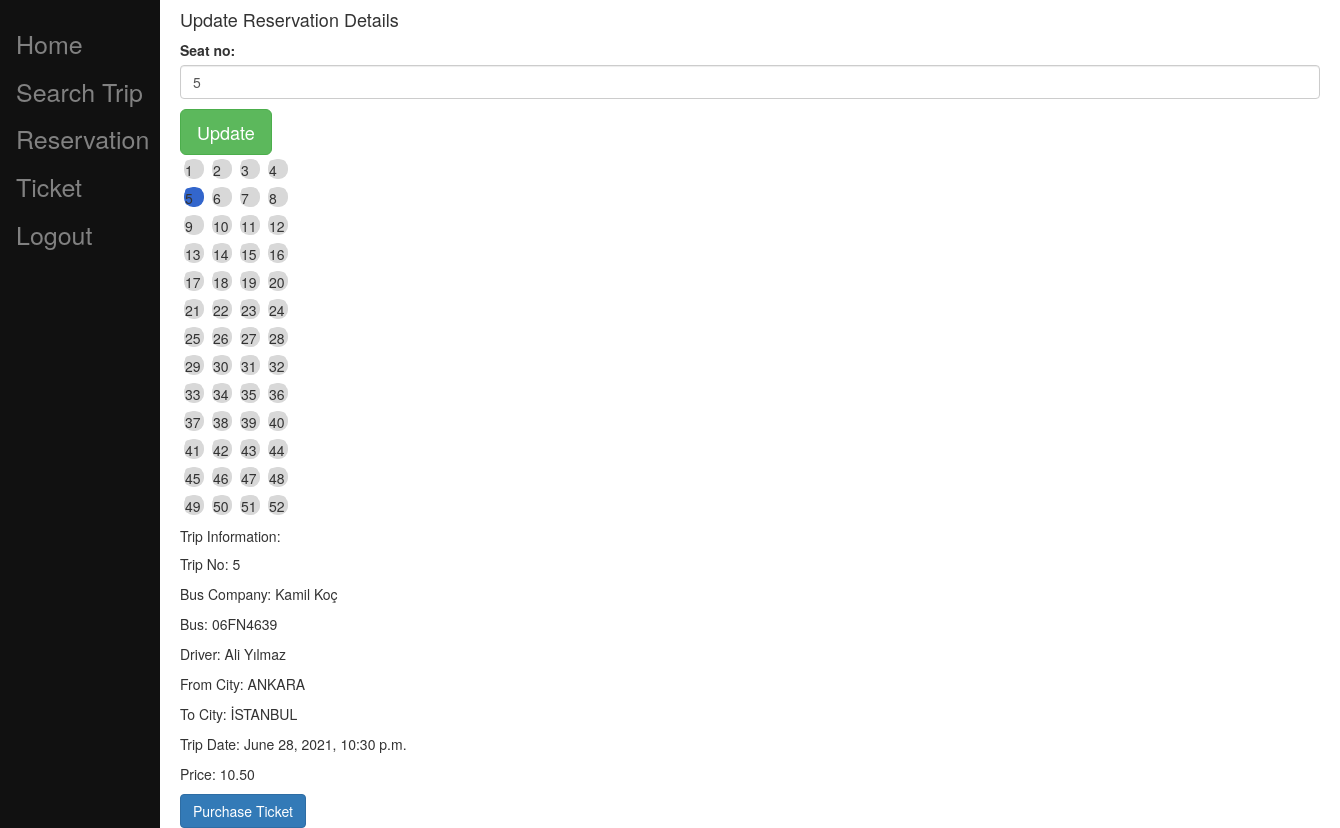
/reservationedit/27 (signed in), run on the app's committed database.
### busticket/models.py (models this page shows, shortened)
class Reservation(models.Model):
    trip = models.ForeignKey(Trip, on_delete=models.PROTECT,blank=True,null=True)
    seat_no = models.IntegerField(default=1,validators=[MinValueValidator(1), MaxValueValidator(52)])
    reservation_date = models.DateTimeField(blank=True)
    passenger = models.ForeignKey(Passenger, on_delete=models.CASCADE, editable=True,blank=True,null=True)
    transaction = models.ForeignKey(Transaction, on_delete=models.CASCADE, editable=True,blank=True,null=True)
    is_ticket = models.BooleanField(default=False)
    class Meta:
        constraints = [
            models.UniqueConstraint(fields=['trip', 'seat_no'], name='unique seat')
        ]

class Trip(models.Model):
    bus = models.ForeignKey(Bus, on_delete=models.PROTECT)
    driver = models.ForeignKey(Driver, on_delete=models.PROTECT,blank=True,null=True)
    from_city = models.ForeignKey(City, related_name='f_city', on_delete=models.CASCADE,blank=True,null=True)
    to_city = models.ForeignKey(City, related_name='t_city', on_delete=models.CASCADE,blank=True,null=True)
    trip_date = models.DateTimeField(blank=True)
    price = models.DecimalField(max_digits=6, decimal_places=2, default=0.0)
    bus_company = models.ForeignKey(BusCompany, on_delete=models.CASCADE, editable=True,blank=True,null=True)
    class Meta:
        constraints = [
            models.UniqueConstraint(fields=['bus', 'from_city','to_city'], name='unique trip')
        ]

class BusCompany(models.Model):
    user = models.OneToOneField(User, on_delete=models.CASCADE)
    name = models.CharField(max_length=30,unique=True,default='Default Bus Company')
    tel_no = models.CharField(max_length=30,default='', blank=True,null=True)
    address = models.CharField(max_length=300,default='', blank=True,null=True)
    email = models.EmailField(max_length=254,default='', blank=True,null=True)
    url = models.URLField(max_length=200,default='', blank=True,null=True)
    def __str__(self):
        return self.name

class Bus(models.Model):
    plate_text = models.CharField(max_length=30,unique=True)
    brand_name = models.CharField(max_length=30,default='Mercedes Benz')
    status = models.BooleanField(default=True)
    seat_count = models.IntegerField(default=52)
    bus_company = models.ForeignKey(BusCompany, on_delete=models.CASCADE, blank=True,null=True)
    def __str__(self):
        return self.plate_text

class Driver(models.Model):
    name = models.CharField(max_length=30,default='Unknown Driver',unique=True)
    date_of_birth = models.DateField()
    years_of_experience = models.IntegerField()
    bus_company = models.ForeignKey(BusCompany, on_delete=models.CASCADE, editable=False,blank=True,null=True)
    def __str__(self):
        return self.name

class City(models.Model):
    name = models.CharField(max_length=30,unique=True)
    def __str__(self):
        return self.name

### busticket/views.py (the view)
# urls.py: path('reservationedit/<int:id>',views.update_reservation_details),
def update_reservation_details(request, id):
    reservation = Reservation.objects.get(id=id)
    user = User.objects.get(username=request.user.username)
    form = ReservationForm(reservation.trip,user.passenger,False,instance = reservation)
    reservation_list = Reservation.objects.filter(trip = reservation.trip)
    ticket_list = Reservation.objects.filter(trip = reservation.trip,is_ticket=True)
    reservation_ids = []
    ticket_ids = []
    for item in reservation_list:
        reservation_ids.append(item.seat_no)
    for ticket in ticket_list:
        ticket_ids.append(ticket.seat_no)
    return render(request,'busticket/reservationcrud/reservationedit.html', {"form":form,"reservation":reservation, "numbers": range(1,reservation.trip.bus.seat_count + 1), "reservation_ids": reservation_ids, "ticket_ids": ticket_ids})

### busticket/forms.py (shortened to what this page needs)
class ReservationForm(forms.ModelForm):
    class Meta:
        model = Reservation
        fields = ['trip', 'seat_no','reservation_date','passenger']
        widgets = {
            'trip': forms.HiddenInput(attrs={ 'class': 'form-control' }),
            'seat_no': forms.NumberInput(attrs={'class': 'form-control'}),
            'reservation_date': forms.HiddenInput(attrs={ 'class': 'form-control' }),
            'passenger': forms.HiddenInput(attrs={ 'class': 'form-control' }),
        }
    def __init__(self,trip,passenger,is_insert=False, *args, **kwargs):
        super(ReservationForm, self).__init__(*args, **kwargs)
        self.is_insert = is_insert
        self.fields["trip"].initial = trip
        self.fields["passenger"].initial = passenger

### busticket/templatetags/user_tags.py (called while the page is built)
@register.filter(name='has_group')
def has_group(user, group_name):
    group = Group.objects.filter(name=group_name)
    if group:
        group = group.first()
        return group in user.groups.all()
    else:
        return False

### templates/busticket/reservationcrud/reservationedit.html (shortened to what this page needs)
{% extends 'busticket/base.html' %}
{% block content %}
<div class="col-md-12">
    <h4>Update Reservation Details</h4>
 <form method="POST" class="post-form" action="/reservationupdate/{{reservation.id}}">
   {{ form.as_p }}
   <button type="submit" class="btn btn-success btn-lg">Update</button>
 </form>
{% for item in numbers %}
  {% if item in reservation_ids %}
    {% if item in ticket_ids %}
    <div class="outer-seat finalized-outerColor" id="div-inline"><div class="inner-seat finalized-innerColor">{{ item }}</div></div>
    {% else %}
    <div class="outer-seat selected-outerColor" id="div-inline"><div class="inner-seat selected-innerColor">{{ item }}</div></div>
    {% endif %}
  {% else %}
  <div class="outer-seat" id="div-inline"><div class="inner-seat">{{ item }}</div></div>
  {% endif %}
  {% if item|divisibleby:4 %}
    <br class="clearBoth" />
  {% endif %}
{% endfor %}
 <h5>Trip Information:</h5>
 <p>Trip No: {{ form.instance.trip.id }}</p>
 <p>Bus Company: {{ form.instance.trip.bus_company }}</p>
 <p>Bus: {{ form.instance.trip.bus }}</p>
 <p>Driver: {{ form.instance.trip.driver }}</p>
 <p>From City: {{ form.instance.trip.from_city }}</p>
 <p>To City: {{ form.instance.trip.to_city }}</p>
 <p>Trip Date: {{ form.instance.trip.trip_date }}</p>
 <p>Price: {{ form.instance.trip.price }}</p>
 <a href="/openpurchasepage/{{ form.instance.id }}" class="btn btn-primary">Purchase Ticket</a>
{% endblock content %}

### templates/busticket/base.html (style rules this page uses)
.maincontainer { padding-left: 160px; }
.outer-seat { width: 20px; height: 20px; border-radius: 9px; border: 3px solid #D8D8D8 ; background: white; position: relative; margin: 4px; }
.inner-seat { width: 17px; height: 17px; border-radius: 4px; top: 50%; left: 50%; margin: -9px 0px 0px -9px; background: #D8D8D8 ; position: absolute; }
#div-inline { float: left; }
.selected-innerColor { background-color: #3366CC; }
.selected-outerColor { border-color: #3366CC; }

### data on the page
Reservation: instance.trip.id "5", instance.trip.bus_company "Kamil Koç", instance.trip.bus "06FN4639", instance.trip.driver "Ali Yılmaz", instance.trip.from_city "ANKARA", instance.trip.to_city "İSTANBUL", instance.trip.trip_date "June 28, 2021, 10:30 p.m.", instance.trip.price "10.50"

### other printed values
{{ item }} "1" "2" "3" "4" "6" "7" "8" "9" "10" "11" "12" "13" "14" "15" "16" "17" "18" "19" "20" "21" "22" "23" "24" "25" "26" "27" "28" "29" "30" "31" "32" "33" "34" "35" "36" "37" "38" "39" "40" "41" "42" "43" "44" "45" "46" "47" "48" "49" "50" "51" "52"
{{ item }} "5"
